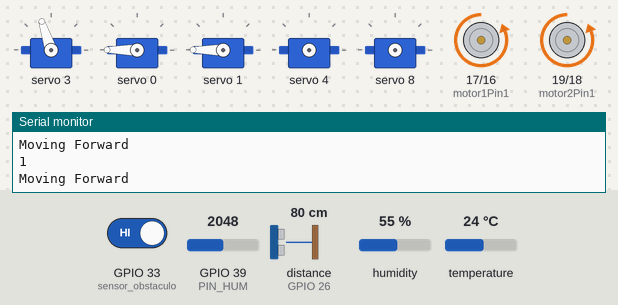
This program was run on a simulated ESP32. On the bench: 5 × servo, motor-driver pin pairs drawn as motors (green arrow = first pin HIGH = forward, orange = second pin HIGH = backward, longer = more drive), the last lines printed to the serial monitor. The test bench sets the inputs (shaded band); at power-on: GPIO 33 (sensor_obstaculo) HIGH, distance to the obstacle (sensor on GPIO 26) 80 cm, GPIO 39 (PIN_HUM) = 2048, humidity 55 %, temperature 24 °C. The echo pulse lasts 58.3 µs per cm; WiFi joins after 1.5 s; servers stay silent unless stated; network time is answered at once with the bench clock; the local clock reads 2024-03-15 10:24:30 at power-on unless the program sets it; random numbers use the default seed unless the program sets one.

Above: at 3.2 s.
3.3 s: GPIO 33 (sensor_obstaculo) driven LOW
At 3.51 s:
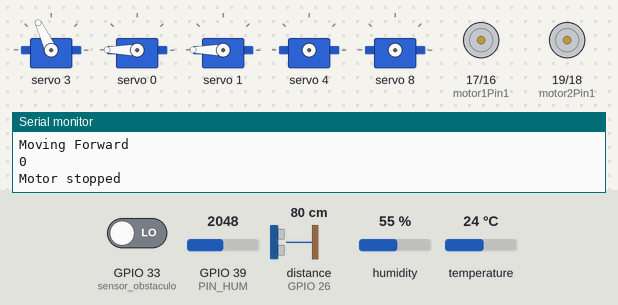
At 4.02 s:
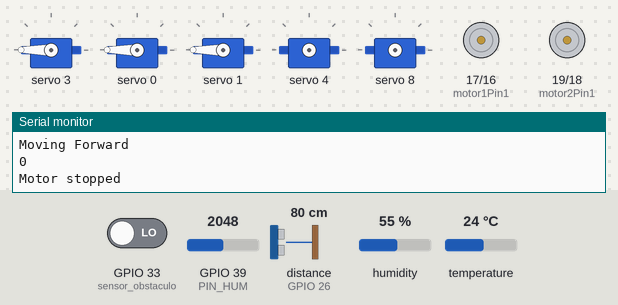
6.3 s: distance to the obstacle (sensor on GPIO 26) set to 27 cm
9.3 s: distance to the obstacle (sensor on GPIO 26) set to 22 cm
At 21.29 s:
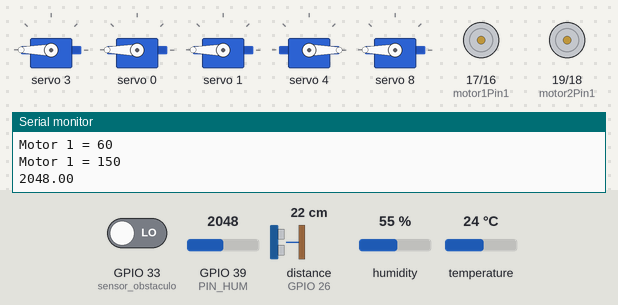
Timing chart, 0 to 22.6 s (numbered marks = the images above; inputs shaded):
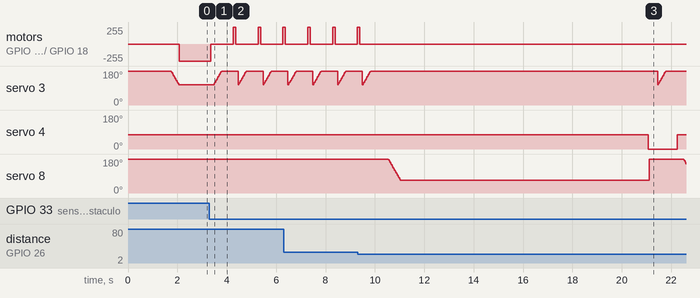

The program:

main.cpp
```cpp
#include <Arduino.h>
#include <Adafruit_Sensor.h>
#include <DHT.h>
#include <DHT_U.h>
#include <Wire.h>
#include <Arduino.h>
#include <Adafruit_PWMServoDriver.h>
#include "NewPing.h"      // include NewPing library

#include <WiFi.h>
#include <NTPClient.h>
#include <WiFiUdp.h>
#include <FirebaseESP32.h>

#define FIREBASE_HOST "https://ag7-w-1c76e-default-rtdb.firebaseio.com"
#define FIREBASE_AUTH "ISTythkUSzFXlEBp6mKFbcrnPS9jjZoOxV7M5Zjd"

// los parametros de la red wifi a la que me conecto los seteo en el momento.
#define WIFI_SSID "*****************"
#define WIFI_PASSWORD "***************"

// Define NTP Client to get time
WiFiUDP ntpUDP;
NTPClient timeClient(ntpUDP);
// Variables to save date and time
String formattedDate;
String dia;
String dayStamp;
String timeStamp;
//Define FirebaseESP32 data object
FirebaseData firebaseData;
FirebaseJson json;
String path = "/esp32";
String user = "chulke - AG7-W";
String sensor = "humedad";

int valuePrueba = 12;


#define DHTTYPE    DHT11     // DHT 11
#define DHTPIN 4     // Digital pin connected to the DHT sensor

// Min y Max para servos sg90
#define SERVOMIN  80  // Minimum value
#define SERVOMAX  600  // Maximum value
// Define servo motor connections (expand as required)
#define SER0  3   //Servo Motor 0 on connector 0 sg90 US
#define SER1  4  //Servo Motor 1 on connector 4 s3003 (Hombro)
#define SER2  8   //Servo Motor 2 on connector 8 sg90 (Codo)
#define motor1Enable 0
#define motor2Enable 1

# define SDApin 21
# define SCLpin 22

#define PIN_HUM 39

int trigPin = 25;      // trigger pin
int echoPin = 26;      // echo pin
NewPing sonar(trigPin, echoPin);
DHT_Unified dht(DHTPIN, DHTTYPE);
uint32_t delayMS;

int sensor_obstaculo = 33;

// Motor A
int motor1Pin2 = 16;
int motor1Pin1 = 17;

// Motor B
int motor2Pin2 = 18;
int motor2Pin1 = 19;

int pwm_rapido = 4000;
int pwm_medio = 2200;
int pwm_lento = 1800;
int pwm_muylento = 1300;

const int freq = 30000;
const int pwmChannel = 0;
const int resolution = 8;
int dutyCycle = 50;    //velocidad de giro 80% (200/255)

int pwm0;
int pwm1;

Adafruit_PWMServoDriver pca9685 = Adafruit_PWMServoDriver(0x40);

float dato_humedad = 0;


void stop();
void move_forward(int velocidad);
void move_backward(int velocidad);
void turn_left(int velocidad);
void turn_rigth(int velocidad);
float bajar_brazoSensorH();
void subir_brazoSensorH();
void visor(int posi);
void movimiento_libre();
float radar();
void enviar_datos(float dato_humedad);

void setup() {
    Serial.begin(9600);
    Wire.begin (SDApin, SCLpin);
    pca9685.begin();
    dht.begin();
    WiFi.begin(WIFI_SSID, WIFI_PASSWORD);
    Serial.print("conectando a la red wifi");
    while (WiFi.status() != WL_CONNECTED)
        {
            Serial.print(".");
            delay(300);
        }
    Serial.println();
    Serial.print("Connected with IP: ");
    Serial.println(WiFi.localIP());
    Serial.println();

    Firebase.begin(FIREBASE_HOST, FIREBASE_AUTH);
    Firebase.reconnectWiFi(true);
    Firebase.setwriteSizeLimit(firebaseData, "tiny");

    pca9685.setPWMFreq(50);
    sensor_t sensor;
    // sets the pins as outputs:
    pinMode(motor1Pin1, OUTPUT);
    pinMode(motor1Pin2, OUTPUT);
    // pinMode(motor1Enable, OUTPUT);
    pinMode(motor2Pin1, OUTPUT);
    pinMode(motor2Pin2, OUTPUT);
    // pinMode(motor2Enable, OUTPUT);

    pinMode(PIN_HUM, INPUT);
    pinMode(sensor_obstaculo, INPUT);


    digitalWrite(motor1Pin1, LOW);
    digitalWrite(motor1Pin2, LOW);
    digitalWrite(motor2Pin1, LOW);
    digitalWrite(motor2Pin2, LOW);

    visor(180);


    Serial.print("Testing DC Motor...");
/*  Defined in thingProperties.h        ****para conectarse a arduino cloud****
    initProperties();

    // Connect to Arduino IoT Cloud
    ArduinoCloud.begin(ArduinoIoTPreferredConnection);

    /*
        The following function allows you to obtain more information
        related to the state of network and IoT Cloud connection and errors
        the higher number the more granular information you’ll get.
        The default is 0 (only errors).
        Maximum is 4
    //
    setDebugMessageLevel(2);
    ArduinoCloud.printDebugInfo(); */

}

void loop() {

    move_forward(pwm_medio);

    if(radar() < 50) {
        stop(); // freno el auto
        delay(100);
        int aleatorio = random(100);
        while(radar() < 55){
            Serial.println(radar());
            if (aleatorio < 50) {
                turn_left(pwm_medio);
            }
            else {
                turn_rigth(pwm_medio);
            }
        }

        move_forward(pwm_medio);

    }
    int obstaculo = digitalRead(sensor_obstaculo);
    Serial.println(obstaculo);
    bool datos = false;
    if (obstaculo == 0)
    {
        while(obstaculo == 0){
            stop();
            visor(90);
            delay(100);
            if (radar() < 25) {
                Serial.println("Bajando Brazo");
                dato_humedad = bajar_brazoSensorH();
                Serial.println("Subiendo Brazo");
                subir_brazoSensorH();
                datos = true;
                enviar_datos(dato_humedad);
            } else {
                move_backward(pwm_medio);
                delay(100);
            }
            obstaculo = digitalRead(sensor_obstaculo);
        }
        visor(180);
    }


}

void enviar_datos(float dato_humedad) {
    Serial.println(dato_humedad);
    timeClient.forceUpdate();
    formattedDate = timeClient.getFormattedTime();
    dia = timeClient.getDay();
    json.clear().add("Humedad", dato_humedad);
    json.add("Dia", dia);
    json.add("Hora", formattedDate);
    if (Firebase.pushJSON(firebaseData, path + "/" + user + "/" + sensor, json))
    {
        Serial.println("PASSED");
        Serial.println("PATH: " + firebaseData.dataPath());
        Serial.print("PUSH NAME: ");
        Serial.println(firebaseData.pushName());
        Serial.println("ETag: " + firebaseData.ETag());
        Serial.println("------------------------------------");
        Serial.println();
    }
    else
    {
      Serial.println("FAILED");
      Serial.println("REASON: " + firebaseData.errorReason());
      Serial.println("------------------------------------");
      Serial.println();
    }

}

float radar() {
    float tiempo = sonar.ping_median(5);
    sensors_event_t event;
    dht.temperature().getEvent(&event);
    float temperatura = event.temperature;
      // Get humidity event and print its value.
    dht.humidity().getEvent(&event);
    float humedad = event.relative_humidity;
    float vsound = 331.3+(0.606*temperatura)+(0.0124*humedad);
    float distance = (tiempo/2.0)*vsound/10000; // distance between sensor and target in cm
    return distance;
}

// funcion de movimiento libre a implementar en el futuro.

/* void movimiento_libre() {
     // ArduinoCloud.update();
    float tiempo = sonar.ping_median(5);
    sensors_event_t event;
    dht.temperature().getEvent(&event);
    float temperatura = event.temperature;
      // Get humidity event and print its value.
    dht.humidity().getEvent(&event);
    float humedad = event.relative_humidity;
    float vsound = 331.3+(0.606*temperatura)+(0.0124*humedad);
    float distance = (tiempo/2.0)*vsound/10000; // distance between sensor and target in cm

    if(distance > 30) {
        Serial.println("Via libre");
        move_forward();
    }
    else
    {
        int aleatorio = random(100);
        while (distance <= 30)
        {
            if (aleatorio < 50) {
                turn_left();
            } else {
                turn_rigth();
            }
            float tiempo1 = sonar.ping_median(5);
            distance = (tiempo1/2.0)*vsound/10000;
        }

    }
}*/

void stop() {
    Serial.println("Motor stopped");
    digitalWrite(motor1Pin1, LOW);
    digitalWrite(motor1Pin2, LOW);
    digitalWrite(motor2Pin1, LOW);
    digitalWrite(motor2Pin2, LOW);
    delay(100);
}

void move_forward(int velocidad) {
    Serial.println("Moving Forward");
    digitalWrite(motor1Pin1, LOW);
    digitalWrite(motor1Pin2, HIGH);
    digitalWrite(motor2Pin1, LOW);
    digitalWrite(motor2Pin2, HIGH);
    pca9685.setPWM(motor1Enable, 0, velocidad);
    pca9685.setPWM(motor2Enable, 0, velocidad);
};

void move_backward(int velocidad) {
    Serial.println("Moving Backwards");
    digitalWrite(motor1Pin1, HIGH);
    digitalWrite(motor1Pin2, LOW);
    digitalWrite(motor2Pin1, HIGH);
    digitalWrite(motor2Pin2, LOW);
    pca9685.setPWM(motor1Enable, 0, velocidad);
    pca9685.setPWM(motor2Enable, 0, velocidad);
};

void turn_left(int velocidad) {
    Serial.println("Turning left");
    digitalWrite(motor1Pin1, HIGH);
    digitalWrite(motor1Pin2, LOW);
    digitalWrite(motor2Pin1, LOW);
    digitalWrite(motor2Pin2, HIGH);
    pca9685.setPWM(motor1Enable, 0, velocidad);
    pca9685.setPWM(motor2Enable, 0, velocidad);
};

void turn_rigth(int velocidad) {
    Serial.println("Turning left");
    digitalWrite(motor1Pin1, LOW);
    digitalWrite(motor1Pin2, HIGH);
    digitalWrite(motor2Pin1, HIGH);
    digitalWrite(motor2Pin2, LOW);
    pca9685.setPWM(motor1Enable, 0, velocidad);
    pca9685.setPWM(motor2Enable, 0, velocidad);

};

float bajar_brazoSensorH() {
    // Move Motor 1
    pca9685.setPWM(SER1, 0, 270);

    for (int posDegrees = 180; posDegrees >= 60; posDegrees-=5) {

        // Determine PWM pulse width
        pwm1 = map(posDegrees, 0, 180, SERVOMIN, SERVOMAX);
        // Write to PCA9685
        pca9685.setPWM(SER2, 0, pwm1);
        // Print to serial monitor
        Serial.print("Motor 1 = ");
        Serial.println(posDegrees);

        delay(30);

    }
    delay(10000);
    float humedad_suelo = analogRead(PIN_HUM);
    Serial.println(humedad_suelo);
    for (size_t i = 0; i < 99; i++)
    {
        humedad_suelo += analogRead(PIN_HUM);
    }
    float prom_hum = humedad_suelo/100;
    Serial.println(prom_hum);
    return prom_hum;
}

void subir_brazoSensorH() {

    pca9685.setPWM(SER1, 0, 90);

    for (int posDegrees = 60; posDegrees <= 180; posDegrees+=90) {

        // Determine PWM pulse width
        pwm1 = map(posDegrees, 0, 180, SERVOMIN, SERVOMAX);
        // Write to PCA9685
        pca9685.setPWM(SER2, 0, pwm1);
        // Print to serial monitor
        Serial.print("Motor 1 = ");
        Serial.println(posDegrees);
        delay(30);
    }
}

void visor(int posi) {
    if (posi == 90)
    {
        for (int posDegrees = 90; posDegrees <= 180; posDegrees+=5) {
        // Determine PWM pulse width
            pwm0 = map(posDegrees, 0, 180, SERVOMIN, SERVOMAX);
            // Write to PCA9685
            pca9685.setPWM(SER0, 0, pwm0);
            delay(30);
        }
    } else if (posi == 180)
    {
        for (int posDegrees = 180; posDegrees >= 90; posDegrees-=5) {
            // Determine PWM pulse width
            pwm0 = map(posDegrees, 0, 180, SERVOMIN, SERVOMAX);
            // Write to PCA9685
            pca9685.setPWM(SER0, 0, pwm0);
            delay(30);
        }
    }
}
```

Measured:
- the behaviour switches between 25 and 24 cm on distance to the obstacle (sensor on GPIO 26) (found by bisection; images 2 and 3)
- after the input at 3.3 s, motor on GPIO 17 (motor1Pin1) / GPIO 16 (motor1Pin2), motor on GPIO 19 (motor2Pin1) / GPIO 18 (motor2Pin2): alternates forward 255/255 for 0.10 s and stopped for 0.91 s, starting after 0.05 s
- after the input at 9.3 s, servo 4: 75° → 0° after 11.8 s, → 75° 1.2 s later
